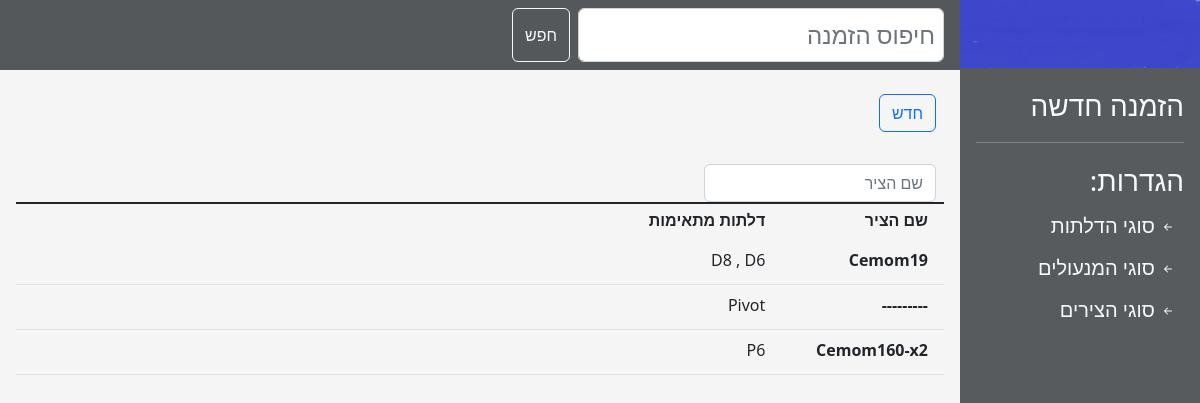
The app's page /hinges with its own data.
### main/models.py (models this page shows, shortened)
class Hinge(models.Model):
    name = models.CharField(max_length=16, help_text="סוג הצירים",
                            verbose_name="", unique=True)
    compatible_doors = models.ManyToManyField('DoorType', help_text="דלתות מתאימות",
                                              verbose_name="סוגי דלתות תואמים:", blank=True)
    index = models.CharField(max_length=16)

class DoorType(models.Model):
    name = models.CharField(max_length=16, help_text="שם הדלת",
                            verbose_name="שם הדלת:", unique=True, null=False, )
    image = models.ImageField(upload_to='images/door_types/', default='',
                              help_text="תמונת הדלת", verbose_name="סקיצה:", blank=True,
                              validators=[validate_image_file_extension])
    height_calculation = models.DecimalField(max_digits=4, decimal_places=1, help_text="הפחתה בגובה",
                                             verbose_name="הפחתה בגובה:", null=False, default=0,
                                             validators=[MaxValueValidator(0)])
    width_calculation = models.DecimalField(max_digits=4, decimal_places=1, help_text="הפחתה ברוחב",
                                            verbose_name="הפחתה ברוחב:", null=False, default=0,
                                            validators=[MaxValueValidator(0)])
    covering_out_height_calculation = models.DecimalField(max_digits=4, decimal_places=1, help_text="הפחתה בגובה",
                                                          verbose_name="הפחתה בגובה:", null=False, default=0,
                                                          validators=[MaxValueValidator(0)])
    covering_out_width_calculation = models.DecimalField(max_digits=4, decimal_places=1, help_text="הפחתה ברוחב",
                                                         verbose_name="הפחתה ברוחב:", null=False, default=0,
                                                         validators=[MaxValueValidator(0)])
    covering_into_height_calculation = models.DecimalField(max_digits=4, decimal_places=1, help_text="הפחתה בגובה",
                                                           verbose_name="הפחתה בגובה:", null=False, default=0,
                                                           validators=[MaxValueValidator(0)])
    covering_into_width_calculation = models.DecimalField(max_digits=4, decimal_places=1, help_text="הפחתה ברוחב",
                                                          verbose_name="הפחתה ברוחב:", null=False, default=0,
                                                          validators=[MaxValueValidator(0)])
    binder_calculation = models.DecimalField(max_digits=4, decimal_places=1, help_text="הפחתה ברוחב",
                                             verbose_name="הפחתה ברוחב:", null=False, default=0,
                                             validators=[MaxValueValidator(0)])
    def __str__(self):
        return self.name

### main/views.py (the view)
# urls.py: path('hinges', main.views.hinges, name='hinges'),
def hinges(request):
    form = HingesForm()
    form_error = None
    all_hinges = Hinge.objects.all()
    if request.method == 'POST':
        form = HingesForm(request.POST)
        if form.is_valid():
            form.save()
        else:
            form_error = True
    return render(request, 'hinges.html', {'form': form,
                                           'hinges': all_hinges,
                                           'form_error': form_error})

### main/forms.py
class HingesForm(ModelForm):
    class Meta:
        model = Hinge
        fields = ['name', 'compatible_doors']
        widgets = {'name': TextInput(attrs={'class': 'form-control', 'size': '20'}),
                   'compatible_doors': SelectMultiple(attrs={'class': 'form-select'})}
        error_messages = {
            'name': {'required': "שדה חובה", 'unique': "צירים עם שם כזה כבר קיימים במערכת"},
        }

### templates/hinges.html (shortened to what this page needs)
{% extends 'generic_list.html' %}
{% block filter_placeholder %}שם הציר{% endblock %}
{% block table %}
    <div class="row border-top border-dark border-2">
        <div class="col-2 pb-1 fw-bold lh-lg mx-1">שם הציר</div>
        <div class="col-3 pb-1 fw-bold lh-lg mx-1">דלתות מתאימות</div>
        <div class="w-25"></div>
        <div class="w-25"></div>
    </div>
    {% load static %}
    {% for hinge in hinges %}
        <div>
            <div data-bs-toggle="collapse"
                 data-bs-target="#record_{{ hinge.id }}"
                 aria-expanded="true" aria-controls="record_{{ hinge.id }}" style="z-index: -1;"
                 class="row table-row border-bottom border-black-50 border-1 tr">
                <div class="col-2 pb-1 fw-bold lh-lg m-1">{{ hinge.name }}</div>
                <div class="col-2 pb-1 lh-lg m-1">
                    {% for door in hinge.compatible_doors.all %}
                        {% if forloop.counter0 > 0 %}
                            <span>, </span>
                        {% endif %}
                        {{ door.name }}
                    {% endfor %}
                </div>
                        </div>
        </div>
    {% endfor %}
{% endblock %}

### static/css/styles.css (style rules this page uses)
body { margin: 0; padding: 0; height: 100vh; display: block; }

### records on screen
Hinge: name "Cemom19"
DoorType: name "D8"
DoorType: name "D6"
Hinge: name "---------"
DoorType: name "Pivot"
Hinge: name "Cemom160-x2"
DoorType: name "P6"
